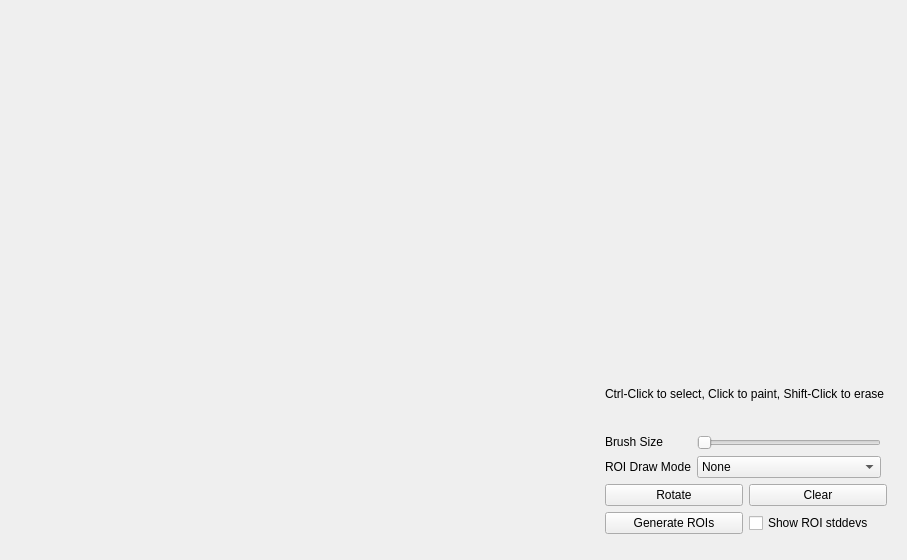
<?xml version="1.0" encoding="UTF-8"?>
<ui version="4.0">
 <class>Form</class>
 <widget class="QWidget" name="Form">
  <property name="geometry">
   <rect>
    <x>0</x>
    <y>0</y>
    <width>907</width>
    <height>560</height>
   </rect>
  </property>
  <property name="windowTitle">
   <string>Form</string>
  </property>
  <layout class="QHBoxLayout" name="horizontalLayout">
   <item>
    <widget class="Canvas" name="canvas" native="true"/>
   </item>
   <item>
    <widget class="QWidget" name="widget" native="true">
     <property name="sizePolicy">
      <sizepolicy hsizetype="Minimum" vsizetype="Minimum">
       <horstretch>0</horstretch>
       <verstretch>0</verstretch>
      </sizepolicy>
     </property>
     <property name="maximumSize">
      <size>
       <width>300</width>
       <height>16777215</height>
      </size>
     </property>
     <layout class="QVBoxLayout" name="verticalLayout">
      <property name="sizeConstraint">
       <enum>QLayout::SetDefaultConstraint</enum>
      </property>
      <item>
       <widget class="MplWidget" name="mpl" native="true">
        <property name="sizePolicy">
         <sizepolicy hsizetype="Preferred" vsizetype="Preferred">
          <horstretch>0</horstretch>
          <verstretch>1</verstretch>
         </sizepolicy>
        </property>
        <property name="minimumSize">
         <size>
          <width>0</width>
          <height>300</height>
         </size>
        </property>
       </widget>
      </item>
      <item>
       <widget class="QLabel" name="roiHelpLabel">
        <property name="sizePolicy">
         <sizepolicy hsizetype="Preferred" vsizetype="Maximum">
          <horstretch>0</horstretch>
          <verstretch>0</verstretch>
         </sizepolicy>
        </property>
        <property name="minimumSize">
         <size>
          <width>0</width>
          <height>70</height>
         </size>
        </property>
        <property name="text">
         <string>Ctrl-Click to select, Click to paint, Shift-Click to erase</string>
        </property>
        <property name="wordWrap">
         <bool>true</bool>
        </property>
       </widget>
      </item>
      <item>
       <layout class="QFormLayout" name="formLayout">
        <property name="sizeConstraint">
         <enum>QLayout::SetDefaultConstraint</enum>
        </property>
        <property name="fieldGrowthPolicy">
         <enum>QFormLayout::AllNonFixedFieldsGrow</enum>
        </property>
        <property name="rightMargin">
         <number>6</number>
        </property>
        <item row="0" column="0">
         <widget class="QLabel" name="label_4">
          <property name="sizePolicy">
           <sizepolicy hsizetype="Preferred" vsizetype="Maximum">
            <horstretch>0</horstretch>
            <verstretch>0</verstretch>
           </sizepolicy>
          </property>
          <property name="text">
           <string>Brush Size</string>
          </property>
         </widget>
        </item>
        <item row="0" column="1">
         <widget class="QSlider" name="brushSize">
          <property name="maximum">
           <number>99</number>
          </property>
          <property name="orientation">
           <enum>Qt::Horizontal</enum>
          </property>
         </widget>
        </item>
        <item row="1" column="0">
         <widget class="QLabel" name="rOIDrawModeLabel">
          <property name="text">
           <string>ROI Draw Mode</string>
          </property>
         </widget>
        </item>
        <item row="1" column="1">
         <widget class="QComboBox" name="drawMode">
          <item>
           <property name="text">
            <string>None</string>
           </property>
          </item>
          <item>
           <property name="text">
            <string>Fill</string>
           </property>
          </item>
          <item>
           <property name="text">
            <string>Edge</string>
           </property>
          </item>
         </widget>
        </item>
       </layout>
      </item>
      <item>
       <layout class="QGridLayout" name="gridLayout">
        <property name="bottomMargin">
         <number>6</number>
        </property>
        <item row="0" column="0">
         <widget class="QPushButton" name="rotateButton">
          <property name="text">
           <string>Rotate</string>
          </property>
         </widget>
        </item>
        <item row="0" column="1">
         <widget class="QPushButton" name="clearButton">
          <property name="text">
           <string>Clear</string>
          </property>
         </widget>
        </item>
        <item row="1" column="0">
         <widget class="QPushButton" name="genButton">
          <property name="text">
           <string>Generate ROIs</string>
          </property>
         </widget>
        </item>
        <item row="1" column="1">
         <widget class="QCheckBox" name="stddevsBox">
          <property name="text">
           <string>Show ROI stddevs</string>
          </property>
         </widget>
        </item>
       </layout>
      </item>
     </layout>
    </widget>
   </item>
  </layout>
 </widget>
 <customwidgets>
  <customwidget>
   <class>Canvas</class>
   <extends>QWidget</extends>
   <header>pcot.ui.canvas</header>
   <container>1</container>
  </customwidget>
  <customwidget>
   <class>MplWidget</class>
   <extends>QWidget</extends>
   <header>pcot.ui.mplwidget</header>
   <container>1</container>
  </customwidget>
 </customwidgets>
 <resources/>
 <connections/>
</ui>
